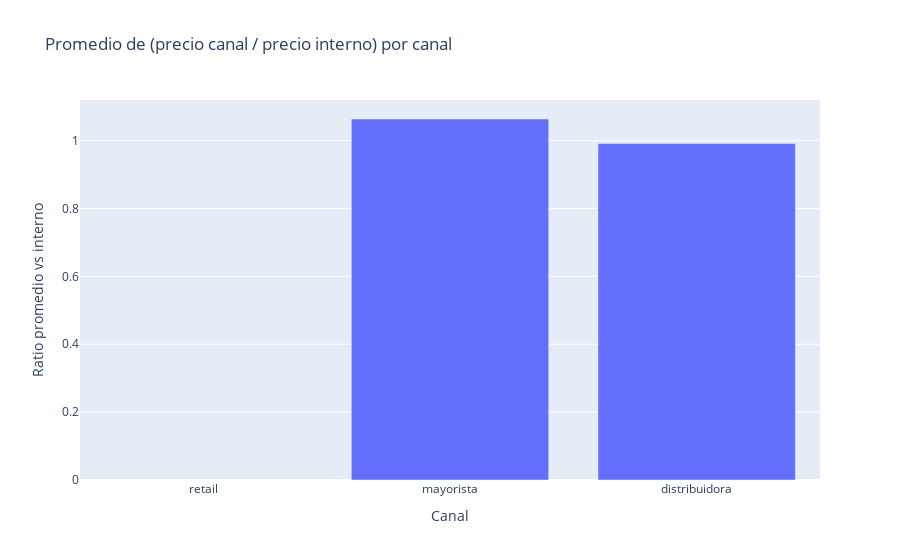

The notebook cell this image was saved under:
### Markdown cell above
## Comparación por Canal vs Interno (rátios)

### Code cell
# Pivot SKU x Canal de precios
pivot = data.pivot_table(index='sku', columns='canal', values='precio_analisis', aggfunc='median')
if CANAL_INTERNO not in pivot.columns:
    print(f'Advertencia: no hay columna de canal interno = {CANAL_INTERNO!r} en los datos pivot.')

ratios = {}
for canal in pivot.columns:
    if canal == CANAL_INTERNO:
        continue
    ratios[canal] = (pivot[canal] / pivot[CANAL_INTERNO])

ratios_df = pd.DataFrame(ratios)
res_canal = pd.DataFrame({
    'ratio_promedio_vs_interno': ratios_df.mean(skipna=True),
    'ratio_mediana_vs_interno': ratios_df.median(skipna=True),
    'observaciones': ratios_df.count()
}).sort_values('ratio_promedio_vs_interno', ascending=False)
display(res_canal)

fig6 = px.bar(res_canal.reset_index(), x='index', y='ratio_promedio_vs_interno', title='Promedio de (precio canal / precio interno) por canal')
fig6.update_layout(xaxis_title='Canal', yaxis_title='Ratio promedio vs interno')
fig6.show()

### Figure 1 — Plotly figure (JSON) as saved in the notebook; plotly's stock layout.template omitted (floating-point values rounded to 4 significant figures)
{"data": [{"hovertemplate": "index=%{x}<br>ratio_promedio_vs_interno=%{y}<extra></extra>", "legendgroup": "", "marker": {"color": "#636efa", "pattern": {"shape": ""}}, "name": "", "orientation": "v", "showlegend": false, "textposition": "auto", "type": "bar", "x": ["retail", "mayorista", "distribuidora"], "xaxis": "x", "y": [Infinity, 1.064, 0.9913], "yaxis": "y"}], "layout": {"barmode": "relative", "legend": {"tracegroupgap": 0}, "title": {"text": "Promedio de (precio canal / precio interno) por canal"}, "xaxis": {"anchor": "y", "domain": [0, 1], "title": {"text": "Canal"}}, "yaxis": {"anchor": "x", "domain": [0, 1], "title": {"text": "Ratio promedio vs interno"}}}}
